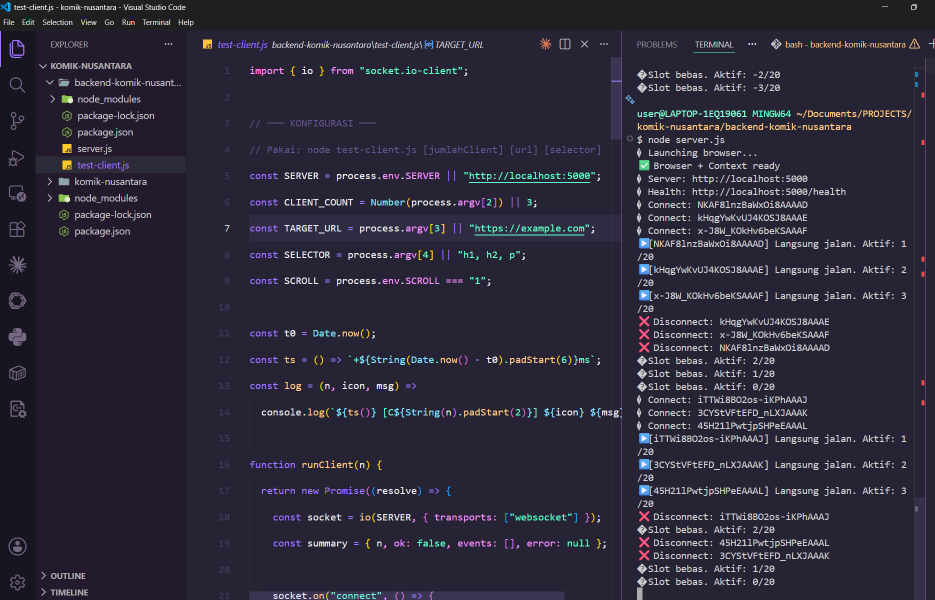
#> input picture test.png, 1869 x 1199 px (shown at 1/2 size); its folder holds only this picture in this run
$ python -i image_local.py   (imports and definitions only)   (older library calls are emulated)
#> lines starting #> are read from the running program, lines starting #| are printed output that depends on the picture; after the words box and inside, x2 and y2 are one past the last pixel; in counts of white or black regions, pixels touching at a corner belong together
### src/agent/tools/base.py
"""Kerangka tool: dekorator @tool yang otomatis membuat skema fungsi OpenAI
dari type hints + docstring, plus registry global."""
from __future__ import annotations

import contextvars
import json
import inspect
import re
from dataclasses import dataclass
from typing import Any, Callable, get_args, get_origin, get_type_hints

# Pemetaan tipe Python -> tipe JSON Schema.
_JSON_TYPES: dict[type, str] = {
    str: "string",
    int: "integer",
    float: "number",
    bool: "boolean",
    list: "array",
    dict: "object",
}


@dataclass
class Tool:
    """Satu tool: fungsi + skema yang bisa dikirim ke LLM."""

    name: str
    description: str
    func: Callable[..., Any]
    schema: dict[str, Any]

    def run(self, **kwargs: Any) -> Any:
        return self.func(**kwargs)


# Registry global: nama -> Tool.
REGISTRY: dict[str, Tool] = {}


def _json_type(py_type: Any) -> str:
    """Konversi anotasi tipe Python ke tipe JSON Schema (best-effort)."""
    origin = get_origin(py_type)
    if origin in (list, tuple):
        return "array"
    if origin is dict:
        return "object"
    # Tangani Optional[X] / X | None -> pakai tipe non-None pertama.
    if origin is not None:
        args = [a for a in get_args(py_type) if a is not type(None)]
        if args:
            return _json_type(args[0])
    return _JSON_TYPES.get(py_type, "string")


def _build_schema(func: Callable[..., Any]) -> dict[str, Any]:
    """Bangun skema fungsi OpenAI dari signature + docstring."""
    sig = inspect.signature(func)
    try:
        hints = get_type_hints(func)
    except Exception:
        hints = {}

    properties: dict[str, Any] = {}
    required: list[str] = []

    for pname, param in sig.parameters.items():
        if pname in ("self", "cls"):
            continue
        ptype = hints.get(pname, str)
        prop: dict[str, Any] = {"type": _json_type(ptype)}
        if prop["type"] == "array":
            prop["items"] = {"type": "string"}
        properties[pname] = prop
        if param.default is inspect.Parameter.empty:
            required.append(pname)

    description = inspect.getdoc(func) or func.__name__
    return {
        "type": "function",
        "function": {
            "name": func.__name__,
            "description": description.strip().split("\n\n")[0],
            "parameters": {
                "type": "object",
                "properties": properties,
                "required": required,
            },
        },
    }


def tool(func: Callable[..., Any]) -> Callable[..., Any]:
    """Dekorator: daftarkan fungsi sebagai tool agent.

    Deskripsi tool diambil dari baris pertama docstring; parameter dari
    type hints. Fungsi tetap bisa dipanggil biasa di Python.
    """
    schema = _build_schema(func)
    REGISTRY[func.__name__] = Tool(
        name=func.__name__,
        description=schema["function"]["description"],
        func=func,
        schema=schema,
    )
    return func


# [6 lines left out: function get_schemas, not called in this run]


# --- Penegakan: perubahan file WAJIB lewat write_file ---------------------
#
# Kenapa ditegakkan di sini, bukan cukup diminta lewat prompt:
#   - Diff berwarna (hijau/merah) HANYA dirender untuk write_file. Perubahan
#     yang dilakukan skrip tampil sebagai "menjalankan python" belaka, sehingga
#     pengguna kehilangan satu-satunya kesempatan meninjau sebelum file berubah.
#   - Instruksi protokol cuma dikirim SEKALI di awal percakapan web, jadi chat
#     lama tak pernah menerimanya, dan model mana pun bisa saja mengabaikannya.
#     Aturan yang cuma "diminta baik-baik" akan dilanggar cepat atau lambat.
#
# Yang dicegat HANYA penulisan file yang ditulis EKSPLISIT di potongan kode yang
# diusulkan model. Perintah yang kebetulan menghasilkan file sebagai efek samping
# (npm run build, pytest, kompilasi) TIDAK tersentuh karena polanya tak muncul di
# teks perintah.
_TULIS_PY = re.compile(
    # Mode TULIS pada open(): w/a/x, atau r+ . Sengaja TIDAK menuntut mode
    # berada tepat sebelum ')' — bentuk paling lazim justru
    # open(path, 'w', encoding='utf-8'), yang dulu lolos karena tuntutan itu.
    # Mode BACA ('r', 'rb') tak dicegat: membaca file memang wajar.
    r"""open\s*\([^)]*?['"](?:[wax][bt+]*|r\+[bt]*)['"]"""
    r"""|open\s*\([^)]*mode\s*=\s*['"][wax]"""           # open(..., mode="w")
    r"|\.write_text\s*\(|\.write_bytes\s*\("
    r"|\.writelines\s*\("
    r"|shutil\.(?:copy|copy2|copyfile|move)\s*\("
    r"|os\.(?:replace|rename|remove|unlink)\s*\("
    r"|json\.dump\s*\(|yaml\.(?:dump|safe_dump)\s*\(",
    re.IGNORECASE,
)
_TULIS_SH = re.compile(
    r">\s*[^\s|&>]+"                       # redirect > file  (juga menangkap >>)
    r"|\bSet-Content\b|\bOut-File\b|\bAdd-Content\b"
    r"|\btee\b"
    r"|\bsed\b[^|]*-i\b"
    r"|\bpatch\b\s|\bapplypatch\b"
    r"|\b(?:cp|mv)\s+[^\s|&]+\s+[^\s|&]+"
    # Mengunduh aset lewat shell juga berakhir sebagai berkas yang tak terlihat
    # pengguna, dan bergantung curl/wget kebetulan ada di PATH. download_file
    # melakukannya lintas-platform sekaligus memeriksa ukuran & tipe isinya.
    r"|\bcurl\b[^|]*\s-[oO]\b|\bwget\b[^|]*\s-O\b|\bwget\s+http"
    r"|\bInvoke-WebRequest\b[^|]*-OutFile\b|\bStart-BitsTransfer\b",
    re.IGNORECASE,
)
# Tulisan ke lokasi SEMENTARA memang wajar (pemrosesan data, berkas kerja) dan
# tak ada gunanya ditinjau — jangan dihalangi.
_SEMENTARA = re.compile(
    r"tempfile|mkstemp|mkdtemp|TemporaryDirectory|NamedTemporary"
    r"|/tmp/|\\temp\\|%TEMP%|\$TMPDIR|gettempdir",
    re.IGNORECASE,
)

_PESAN_TOLAK = (
    "[DITOLAK] Perubahan file TIDAK boleh lewat {tool}.\n\n"
    "Gunakan tool file yang tepat:\n"
    "  - ubah SEBAGIAN file (paling sering) -> edit_file "
    '{{"path": ..., "old_text": "potongan lama", "new_text": "penggantinya"}}\n'
    "  - file baru / ditulis ulang total    -> write_file "
    '{{"path": ..., "content": "...isi lengkap..."}}\n'
    "  - menambah di akhir file             -> append_file\n"
    "  - pindah / salin / hapus             -> move_file / copy_file / "
    "delete_file\n"
    "  - mengunduh aset dari internet       -> download_file "
    '{{"url": ..., "dest_path": "assets/img/x.png"}}\n\n'
    "Alasannya: hanya tool file yang menampilkan diff berwarna (hijau = baris "
    "ditambah, merah = dihapus) di terminal pengguna SEBELUM file disentuh. "
    "Perubahan lewat skrip tak terlihat sama sekali, jadi pengguna kehilangan "
    "satu-satunya kesempatan meninjaunya.\n"
    "Isi file panjang tidak masalah. Kalau menulis ulang seluruh file terasa "
    "berat, itu justru tanda kamu harus memakai edit_file — bukan tanda harus "
    "kembali ke skrip.\n\n"
    "{tool} tetap boleh untuk yang memang bukan mengedit file: menjalankan tes, "
    "memasang dependensi, menjalankan program, memeriksa hasil."
)


# [15 lines left out: function _tolak_tulis_file, not called in this run]


# Nama tool yang SEDANG dijalankan. Dipakai lapisan yang jauh di bawah dan tak
# menerima nama itu lewat argumen — khususnya permintaan izin akses folder luar
# (permissions.py), yang perlu menyebut "MENULIS" vs "membaca" agar pengguna
# tahu apa yang sebenarnya hendak terjadi. ContextVar, bukan variabel global,
# supaya giliran CLI dan giliran Telegram yang berjalan bersamaan tak saling
# menimpa nama tool satu sama lain.
_tool_aktif: contextvars.ContextVar[str] = contextvars.ContextVar(
    "bagasai_tool_aktif", default="")


def tool_aktif() -> str:
    """Nama tool yang sedang dieksekusi ("" bila di luar eksekusi tool)."""
    return _tool_aktif.get()


# --- menyelaraskan bentuk argumen dari model ------------------------------
#
# Model web menyusun JSON-nya sendiri, dan ia kerap memilih bentuk yang PALING
# MASUK AKAL menurut nama parameternya — bukan yang tertulis di skema. Contoh
# nyata yang menjatuhkan giliran pengguna: read_files(paths) berskema string,
# tapi namanya jamak, jadi model mengirim ["a.py", "b.py"]; tool-nya memanggil
# .replace() pada list dan meledak dengan pesan yang tak bisa ditindaklanjuti
# ("'list' object has no attribute 'replace'").
#
# Menyalahkan modelnya tidak menyelesaikan apa pun: mengirim daftar untuk
# parameter bernama "paths" itu tebakan yang wajar. Yang salah adalah tool yang
# hancur oleh bentuk masukan paling alami. Maka penyelarasan dilakukan DI SINI,
# sekali, untuk seluruh tool — bukan ditambal satu per satu tiap kali ketahuan.
#
# Batasnya dijaga: hanya bentuk yang artinya TAK BERUBAH yang diselaraskan.
# Yang meragukan dibiarkan lewat apa adanya supaya tool-nya sendiri yang
# menolak dengan pesan yang lebih paham konteks.
# [52 lines left out: functions _gabung_baris, _paksa_tipe, not called in this run]


# Nama argumen yang SERING dipakai model padahal bukan nama resminya. Tiap
# entri harus memenuhi tiga syarat, kalau tidak ia berbahaya:
#   1. artinya benar-benar sama (bukan konsep lain yang kebetulan mirip);
#   2. hanya dipakai bila nama resminya TIDAK ikut dikirim;
#   3. hanya dipakai bila tool-nya memang punya nama resmi itu.
# Yang tak memenuhi syarat sengaja dibiarkan gagal dengan pesan jelas: menebak
# lalu keliru jauh lebih mahal daripada satu bolak-balik untuk membetulkan.
_ALIAS_UMUM = {
    "file": "path", "filename": "path", "filepath": "path", "file_path": "path",
    "berkas": "path", "nama_file": "path",
    "cmd": "command", "perintah": "command",
    "q": "query", "kueri": "query", "keyword": "query",
    "text": "content", "isi": "content", "data": "content",
    "url_": "url", "link": "url",
}
# Khusus per tool, untuk hal yang tak berlaku umum. replace_in_files: `pattern`
# memang mencocokkan PATH RELATIF bila memuat "/" (lihat implementasinya), jadi
# path satu berkas yang dikirim sebagai `path` artinya persis sama.
_ALIAS_TOOL = {
    "replace_in_files": {"path": "pattern", "paths": "pattern"},
}


# [98 lines left out: functions _terapkan_alias, _selaraskan, _tool_tak_ada, execute, not called in this run]

### src/agent/tools/image_local.py
"""Pembacaan gambar lokal dengan Python, tanpa mengunggah berkas.

Tool di modul ini sengaja dipisahkan dari ``analyze_image``. Tool lama itu
melampirkan gambar ke model vision, sedangkan ``read_image_local`` hanya membuka
berkas di laptop lewat Pillow dan mengembalikan hasil berbentuk teks. Dengan
demikian path maupun byte gambar tidak pernah masuk ke request provider.
"""
from __future__ import annotations

import hashlib
import os
import shutil
import subprocess
import tempfile
import warnings
from pathlib import Path

from .base import tool
from .files import _display, _safe_path

_FORMAT = {"PNG", "JPEG", "WEBP", "GIF", "BMP", "TIFF", "ICO"}
_EKSTENSI = {".png", ".jpg", ".jpeg", ".webp", ".gif", ".bmp", ".tif",
             ".tiff", ".ico"}
_RAMPA = " .:-=+*#%@"


# [124 lines left out: functions _warna_dominan, _peta_cahaya, _cari_tesseract, _ocr_lokal, _qr_lokal, _sidik_file, not called in this run]


def _analisis_cv(target: Path) -> list[str]:
    """Ekstrak ciri visual numerik dengan OpenCV lokal bila tersedia."""
#> called with target = '../../../test.png'
    try:
        import cv2  # type: ignore
        import numpy as np  # type: ignore

        data = np.fromfile(str(target), dtype=np.uint8)
        bgr = cv2.imdecode(data, cv2.IMREAD_COLOR)
#> bgr is the input picture: shape (1199, 1869, 3); mean B, G, R 58.3, 41.7, 45.2
        if bgr is None:
            return []
        h, w = bgr.shape[:2]
#> h = 1199; w = 1869
        skala = min(1.0, 1280.0 / max(h, w, 1))
#> skala = 0.685
        if skala < 1.0:
            bgr = cv2.resize(bgr, (max(1, round(w * skala)),
                                   max(1, round(h * skala))),
                             interpolation=cv2.INTER_AREA)
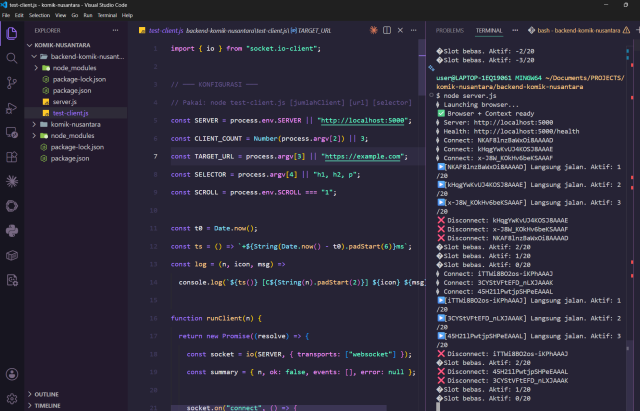
#> bgr: shape (821, 1280, 3) (shown at 1/2 size); mean B, G, R 58.3, 41.7, 45.2
        abu = cv2.cvtColor(bgr, cv2.COLOR_BGR2GRAY)
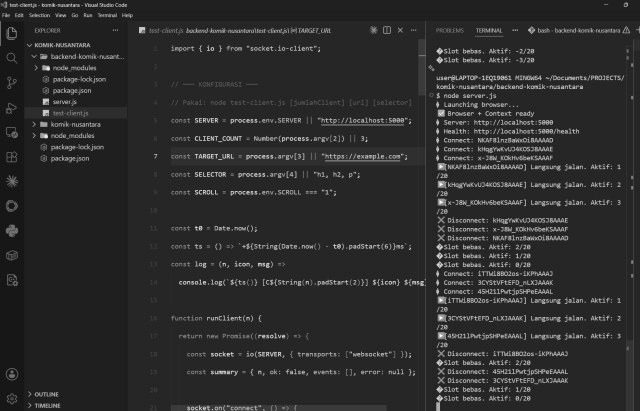
#> abu: shape (821, 1280) (shown at 1/2 size); min 23, max 247, mean 44.7
        tepi = cv2.Canny(cv2.GaussianBlur(abu, (3, 3), 0), 80, 160)
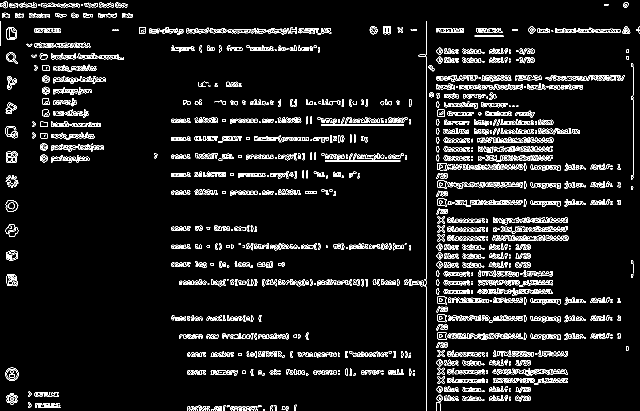
#> tepi: shape (821, 1280) (shown at 1/2 size); 6.4% white in thin lines or dots
        kepadatan = float(np.count_nonzero(tepi) * 100.0 / tepi.size)
#> kepadatan = 6.39
        ketajaman = float(cv2.Laplacian(abu, cv2.CV_64F).var())
#> ketajaman = 2399.2
        hasil = [
            f"Analisis OpenCV: skala kerja {bgr.shape[1]}x{bgr.shape[0]} px",
            f"  ketajaman Laplacian: {ketajaman:.1f} "
            f"({'tajam' if ketajaman >= 120 else 'sedang' if ketajaman >= 35 else 'buram'})",
            f"  kepadatan tepi: {kepadatan:.1f}% "
            f"({'detail/tekstur tinggi' if kepadatan >= 18 else 'detail sedang' if kepadatan >= 7 else 'area polos dominan'})",
        ]
        mh, mw = abu.shape
#> mh = 821; mw = 1280
        nama = (("kiri-atas", "kanan-atas"), ("kiri-bawah", "kanan-bawah"))
        for yy in range(2):
            bagian = []
            for xx in range(2):
                blok = abu[yy * mh // 2:(yy + 1) * mh // 2,
                           xx * mw // 2:(xx + 1) * mw // 2]
                nilai = float(np.mean(blok)) if blok.size else 0.0
                bagian.append(f"{nama[yy][xx]} {nilai:.0f}/255")
            hasil.append("  terang kuadran: " + ", ".join(bagian))
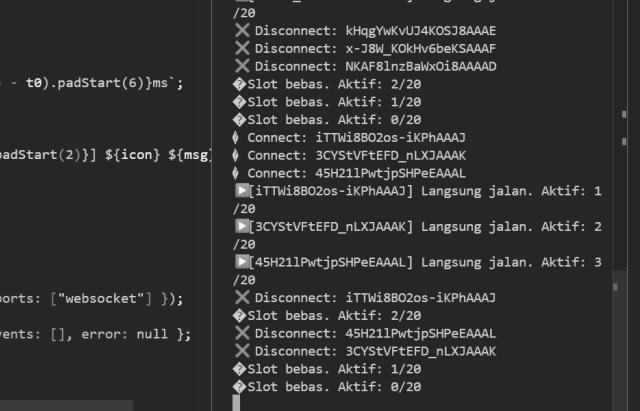
#> blok: shape (411, 640); min 37, max 246, mean 49.1
#> after the loop, hasil = 5 items
        kontur, _ = cv2.findContours(tepi, cv2.RETR_EXTERNAL,
                                     cv2.CHAIN_APPROX_SIMPLE)
#> kontur = 1575 contours, 950 with area under 20; largest, box (x1, y1, x2, y2) and area: (642, 237, 808, 252) 550, (11, 735, 37, 762) 524, (12, 54, 34, 80) 464, (11, 400, 37, 424) 443, (12, 302, 35, 325) 438
        besar = [c for c in kontur if cv2.contourArea(c) >= tepi.size * 0.01]
#> besar = []
        hasil.append(f"  kontur besar terdeteksi: {len(besar)}")
        try:
            cascade = cv2.data.haarcascades + "haarcascade_frontalface_default.xml"
            # Beberapa wheel OpenCV tidak membawa data Haar. Memanggil
            # CascadeClassifier pada path kosong mencetak galat native ke
            # terminal walau exception Python ditangkap.
            if Path(cascade).is_file():
                detector = cv2.CascadeClassifier(cascade)
                if not detector.empty():
                    wajah = detector.detectMultiScale(
                        abu, 1.1, 5, minSize=(30, 30)
                    )
#> wajah = ()
                    hasil.append(
                        f"  wajah terdeteksi (Haar lokal): {len(wajah)}"
                    )
        except Exception:  # noqa: BLE001
            pass
        return hasil
    except Exception:  # noqa: BLE001 - dependensi tambahan opsional
        return []


# [217 lines left out: functions _parse_titik, _analisis_fokus, read_image_local, not called in this run]


__all__ = ["read_image_local"]

>>> result = _analisis_cv('../../../test.png')
#> result = 7 items
